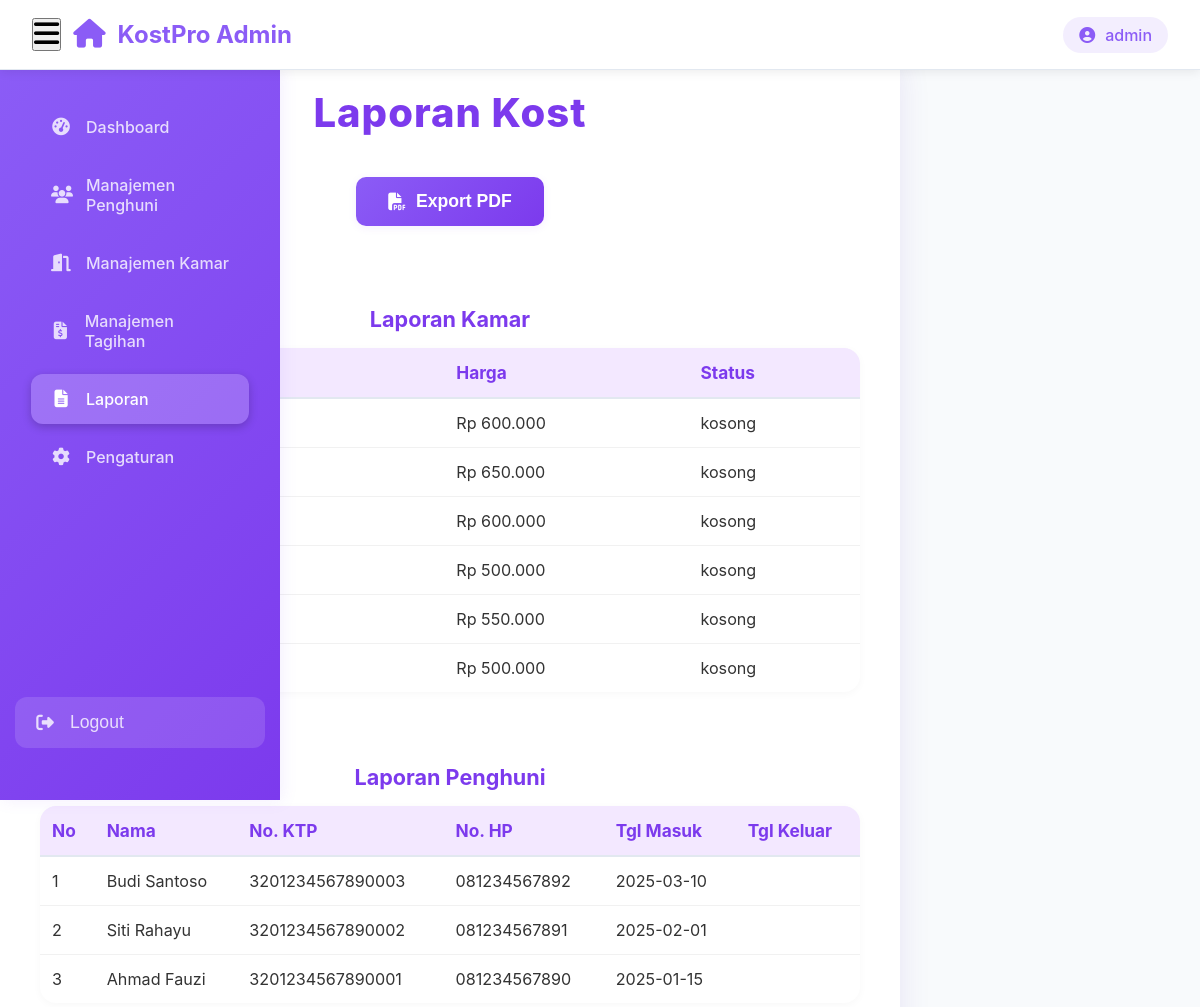
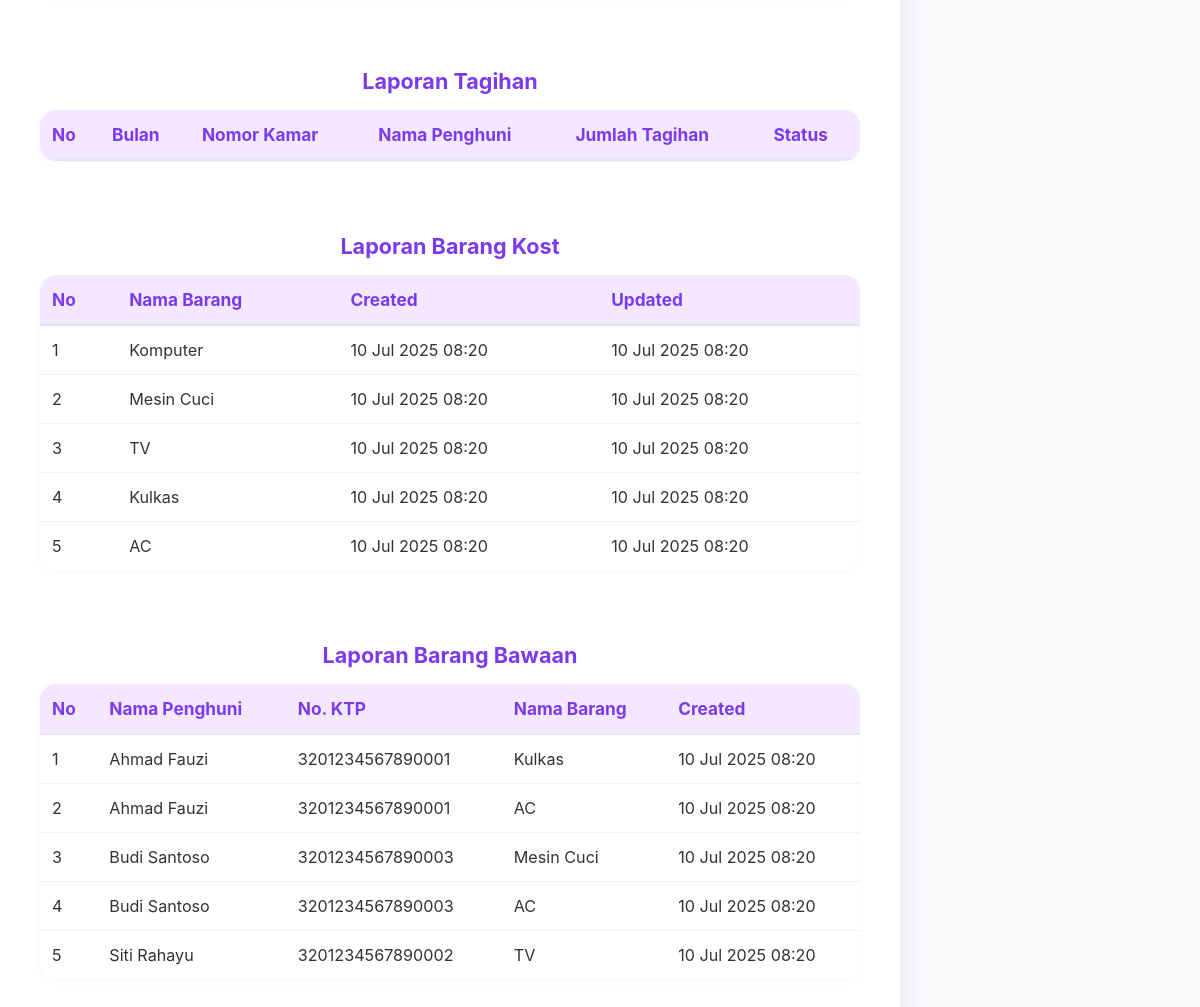
Screenshot of /laporan.php (signed in) with the database file from the repository (2 pictures, top to bottom).
### tables this page shows
CREATE TABLE tb_kamar (
    id INT AUTO_INCREMENT PRIMARY KEY,
    nomor VARCHAR(10) UNIQUE NOT NULL,
    harga DECIMAL(10,2) NOT NULL,
    status ENUM('kosong', 'terisi') DEFAULT 'kosong',
    created_at TIMESTAMP DEFAULT CURRENT_TIMESTAMP,
    updated_at TIMESTAMP DEFAULT CURRENT_TIMESTAMP ON UPDATE CURRENT_TIMESTAMP
);

CREATE TABLE tb_penghuni (
    id INT AUTO_INCREMENT PRIMARY KEY,
    nama VARCHAR(100) NOT NULL,
    no_ktp VARCHAR(20) UNIQUE NOT NULL,
    no_hp VARCHAR(15) NOT NULL,
    tgl_masuk DATE NOT NULL,
    tgl_keluar DATE NULL,
    created_at TIMESTAMP DEFAULT CURRENT_TIMESTAMP,
    updated_at TIMESTAMP DEFAULT CURRENT_TIMESTAMP ON UPDATE CURRENT_TIMESTAMP
);

CREATE TABLE tb_barang (
    id INT AUTO_INCREMENT PRIMARY KEY,
    nama VARCHAR(100) NOT NULL,
    harga DECIMAL(10,2) NOT NULL,
    created_at TIMESTAMP DEFAULT CURRENT_TIMESTAMP,
    updated_at TIMESTAMP DEFAULT CURRENT_TIMESTAMP ON UPDATE CURRENT_TIMESTAMP
);

CREATE TABLE tb_brng_bawaan (
    id INT AUTO_INCREMENT PRIMARY KEY,
    id_penghuni INT NOT NULL,
    id_barang INT NOT NULL,
    created_at TIMESTAMP DEFAULT CURRENT_TIMESTAMP,
    FOREIGN KEY (id_penghuni) REFERENCES tb_penghuni(id) ON DELETE CASCADE,
    FOREIGN KEY (id_barang) REFERENCES tb_barang(id) ON DELETE CASCADE
);

### laporan.php (the view, shortened to what this page needs)
<?php
$conn = getConnection();
$kamar = $conn->query('SELECT * FROM tb_kamar ORDER BY id DESC')->fetchAll(PDO::FETCH_ASSOC);
$penghuni = $conn->query('SELECT * FROM tb_penghuni ORDER BY id DESC')->fetchAll(PDO::FETCH_ASSOC);
$barang = $conn->query('SELECT * FROM tb_barang ORDER BY id DESC')->fetchAll(PDO::FETCH_ASSOC);
$barang_bawaan = $conn->query('SELECT bb.*, p.nama AS nama_penghuni, p.no_ktp, b.nama AS nama_barang, bb.created_at FROM tb_brng_bawaan bb JOIN tb_penghuni p ON bb.id_penghuni = p.id JOIN tb_barang b ON bb.id_barang = b.id ORDER BY p.nama, p.no_ktp, bb.id DESC')->fetchAll(PDO::FETCH_ASSOC);
?>
<!DOCTYPE html>
<html lang="id">
<head>
    <link href="https://cdnjs.cloudflare.com/ajax/libs/font-awesome/6.0.0/css/all.min.css" rel="stylesheet">
    <link rel="stylesheet" href="https://cdnjs.cloudflare.com/ajax/libs/font-awesome/6.4.0/css/all.min.css">
</head>
<body>
    <div class="navbar">
        <div class="navbar-brand">
            <button class="mobile-menu-toggle" onclick="toggleSidebar()">
                <i class="fas fa-bars"></i>
            </button>
            <i class="fas fa-home"></i>
            <span>KostPro Admin</span>
        </div>
        <div class="navbar-user">
            <div class="user-info">
                <i class="fas fa-user-circle"></i>
                <span><?php echo htmlspecialchars($_SESSION['username']); ?></span>
            </div>
        </div>
    </div>
    <div class="sidebar" id="sidebar">
        <ul class="sidebar-menu">
            <li><a href="dashboard.php"><i class="fas fa-tachometer-alt"></i> <span>Dashboard</span></a></li>
            <li><a href="manajemen_penghuni.php"><i class="fas fa-users"></i> <span>Manajemen Penghuni</span></a></li>
            <li><a href="manajemen_kamar.php"><i class="fas fa-door-open"></i> <span>Manajemen Kamar</span></a></li>
            <li><a href="manajemen_tagihan.php"><i class="fas fa-file-invoice-dollar"></i> <span>Manajemen Tagihan</span></a></li>
            <li><a href="laporan.php" class="active"><i class="fas fa-file-alt"></i> <span>Laporan</span></a></li>
            <li><a href="#"><i class="fas fa-cog"></i> <span>Pengaturan</span></a></li>
        </ul>
        <form action="logout.php" method="post" class="sidebar-logout-form">
            <button type="submit" class="logout-btn">
                <i class="fa-solid fa-right-from-bracket"></i> <span>Logout</span>
            </button>
        </form>
    </div>
    <div class="main-content">
    <h1>Laporan Kost</h1>
    <form method="post" action="laporan_pdf.php" target="_blank" style="text-align:right;">
        <button type="submit" class="export-btn"><i class="fas fa-file-pdf"></i> Export PDF</button>
    </form>
    <h2>Laporan Kamar</h2>
    <table><thead><tr><th>No</th><th>Nomor Kamar</th><th>Harga</th><th>Status</th></tr></thead><tbody>
    <?php $no=1; foreach($kamar as $k): ?>
        <tr><td><?= $no++ ?></td><td><?= htmlspecialchars($k['nomor']) ?></td><td>Rp <?= number_format($k['harga'],0,',','.') ?></td><td><?= htmlspecialchars($k['status']) ?></td></tr>
    <?php endforeach; ?>
    </tbody></table>
    <h2>Laporan Penghuni</h2>
    <table><thead><tr><th>No</th><th>Nama</th><th>No. KTP</th><th>No. HP</th><th>Tgl Masuk</th><th>Tgl Keluar</th></tr></thead><tbody>
    <?php $no=1; foreach($penghuni as $p): ?>
        <tr><td><?= $no++ ?></td><td><?= htmlspecialchars($p['nama']) ?></td><td><?= htmlspecialchars($p['no_ktp']) ?></td><td><?= htmlspecialchars($p['no_hp']) ?></td><td><?= $p['tgl_masuk'] ?></td><td><?= $p['tgl_keluar'] ?></td></tr>
    <?php endforeach; ?>
    </tbody></table>
    <h2>Laporan Tagihan</h2>
    <table><thead><tr><th>No</th><th>Bulan</th><th>Nomor Kamar</th><th>Nama Penghuni</th><th>Jumlah Tagihan</th><th>Status</th></tr></thead></table>
    <h2>Laporan Barang Kost</h2>
    <table><thead><tr><th>No</th><th>Nama Barang</th><th>Created</th><th>Updated</th></tr></thead><tbody>
    <?php $no=1; foreach($barang as $b): ?>
        <tr><td><?= $no++ ?></td><td><?= htmlspecialchars($b['nama']) ?></td><td><?= $b['created_at'] ? date('d M Y H:i', strtotime($b['created_at'])) : '-' ?></td><td><?= $b['updated_at'] ? date('d M Y H:i', strtotime($b['updated_at'])) : '-' ?></td></tr>
    <?php endforeach; ?>
    </tbody></table>
    <h2>Laporan Barang Bawaan</h2>
    <table><thead><tr><th>No</th><th>Nama Penghuni</th><th>No. KTP</th><th>Nama Barang</th><th>Created</th></tr></thead><tbody>
    <?php $no=1; foreach($barang_bawaan as $row): ?>
        <tr><td><?= $no++ ?></td><td><?= htmlspecialchars($row['nama_penghuni']) ?></td><td><?= htmlspecialchars($row['no_ktp']) ?></td><td><?= htmlspecialchars($row['nama_barang']) ?></td><td><?= $row['created_at'] ? date('d M Y H:i', strtotime($row['created_at'])) : '-' ?></td></tr>
    <?php endforeach; ?>
    </tbody></table>
</div>
</body>
</html>

### laporan.php (style rules this page uses)
* { margin: 0; padding: 0; box-sizing: border-box; }
body { font-family: 'Inter', 'Segoe UI', Tahoma, Geneva, Verdana, sans-serif; background: #f8fafc; min-height: 100vh; color: #333; }
.navbar { position: fixed; top: 0; left: 0; width: 100%; height: 70px; background: white; border-bottom: 1px solid #e2e8f0; display: flex; align-items: center; justify-content: space-between; padding: 0 2rem; z-index: 1000; box-shadow: 0 2px 10px rgba(0, 0, 0, 0.08); }
.navbar-brand { display: flex; align-items: center; gap: 12px; font-size: 1.5rem; font-weight: 700; color: #8b5cf6; }
.navbar-brand i { font-size: 1.8rem; }
.navbar-user { display: flex; align-items: center; gap: 15px; }
.user-info { display: flex; align-items: center; gap: 10px; padding: 8px 16px; background: rgba(139, 92, 246, 0.1); border-radius: 25px; font-weight: 500; color: #8b5cf6; }
.sidebar { position: fixed; top: 70px; left: 0; width: 280px; height: calc(100vh - 70px); background: linear-gradient(135deg, #8b5cf6 0%, #7c3aed 100%); padding: 2rem 0; overflow-y: auto; z-index: 999; box-shadow: 2px 0 15px rgba(139, 92, 246, 0.1); display: flex; flex-direction: column; }
.sidebar-menu { list-style: none; padding: 0 1rem; flex: 1 1 auto; }
.sidebar-menu li { margin-bottom: 0.5rem; }
.sidebar-menu a { display: flex; align-items: center; gap: 15px; padding: 15px 20px; color: rgba(255, 255, 255, 0.8); text-decoration: none; border-radius: 12px; margin: 0 15px; transition: all 0.3s ease; font-weight: 500; position: relative; }
.sidebar-menu a.active { background: rgba(255, 255, 255, 0.2); color: white; box-shadow: 0 3px 10px rgba(0, 0, 0, 0.2); }
.sidebar-menu i { width: 20px; text-align: center; font-size: 1.1rem; }
.sidebar-logout-form { margin: 0 15px 20px 15px; }
.logout-btn { width: 100%; display: flex; align-items: center; gap: 15px; padding: 15px 20px; color: rgba(255,255,255,0.8); background: rgba(255,255,255,0.13); border: none; border-radius: 12px; font-size: 1.1rem; font-weight: 500; cursor: pointer; transition: all 0.3s ease; box-shadow: none; text-align: left; }
.logout-btn i { width: 20px; text-align: center; font-size: 1.1rem; }
.main-content { max-width: 900px; margin: 48px auto 48px 310px; background: #fff; border-radius: 22px; box-shadow: 0 8px 32px rgba(80,36,180,0.10); padding: 2.5rem 2.5rem 2.5rem 2.5rem; min-height: calc(100vh - 110px); display: flex; flex-direction: column; align-items: center; }
h1 { color: #7c3aed; text-align: center; margin-bottom: 2.5rem; font-size: 2.5rem; font-weight: 800; letter-spacing: 1px; }
.export-btn { background: linear-gradient(135deg, #8b5cf6, #7c3aed); color: #fff; border: none; border-radius: 10px; padding: 14px 32px; font-size: 1.1rem; font-weight: 700; cursor: pointer; display: flex; align-items: center; gap: 10px; box-shadow: 0 2px 8px rgba(124, 51, 234, 0.08); transition: background 0.2s, box-shadow 0.2s; margin-bottom: 2.5rem; margin-left: auto; margin-right: auto; }
h2 { color: #7c3aed; margin-top: 2.5rem; margin-bottom: 1rem; font-size: 1.35rem; font-weight: 700; }
table { width: 100%; border-collapse: collapse; background: #fff; border-radius: 16px; overflow: hidden; box-shadow: 0 2px 8px rgba(0,0,0,0.03); margin-bottom: 2rem; }
th, td { padding: 14px 12px; text-align: left; }
th { background: #f3e8ff; color: #7c3aed; font-size: 1.08rem; font-weight: 700; border-bottom: 2px solid #e2e8f0; }
tr { border-bottom: 1px solid #f1f1f1; }
tr:last-child { border-bottom: none; }
td { font-size: 1.01rem; color: #333; }
@media (max-width: 1200px) { .main-content { margin-left: 0; } }

### rows the page displays
tb_kamar: harga "600.000", status "kosong"
tb_kamar: nomor "202", harga "650.000", status "kosong"
tb_kamar: harga "600.000", status "kosong"
tb_kamar: harga "500.000", status "kosong"
tb_kamar: harga "550.000", status "kosong"
tb_kamar: harga "500.000", status "kosong"
tb_penghuni: nama "Budi Santoso", no_ktp "3201234567890003", no_hp "081234567892", tgl_masuk "2025-03-10"
tb_penghuni: nama "Siti Rahayu", no_ktp "3201234567890002", no_hp "081234567891", tgl_masuk "2025-02-01"
tb_penghuni: nama "Ahmad Fauzi", no_ktp "3201234567890001", no_hp "081234567890", tgl_masuk "2025-01-15"
tb_barang: nama "Komputer", created_at "10 Jul 2025 08:20", updated_at "10 Jul 2025 08:20"
tb_barang: nama "Mesin Cuci", created_at "10 Jul 2025 08:20", updated_at "10 Jul 2025 08:20"
tb_barang: nama "TV", created_at "10 Jul 2025 08:20", updated_at "10 Jul 2025 08:20"
tb_barang: nama "Kulkas", created_at "10 Jul 2025 08:20", updated_at "10 Jul 2025 08:20"
tb_barang: nama "AC", created_at "10 Jul 2025 08:20", updated_at "10 Jul 2025 08:20"
tb_brng_bawaan: id_penghuni.nama "Ahmad Fauzi", id_penghuni.no_ktp "3201234567890001", id_barang.nama "Kulkas", created_at "10 Jul 2025 08:20"
tb_brng_bawaan: id_penghuni.nama "Ahmad Fauzi", id_penghuni.no_ktp "3201234567890001", id_barang.nama "AC", created_at "10 Jul 2025 08:20"
tb_brng_bawaan: id_penghuni.nama "Budi Santoso", id_penghuni.no_ktp "3201234567890003", id_barang.nama "Mesin Cuci", created_at "10 Jul 2025 08:20"
tb_brng_bawaan: id_penghuni.nama "Budi Santoso", id_penghuni.no_ktp "3201234567890003", id_barang.nama "AC", created_at "10 Jul 2025 08:20"
tb_brng_bawaan: id_penghuni.nama "Siti Rahayu", id_penghuni.no_ktp "3201234567890002", id_barang.nama "TV", created_at "10 Jul 2025 08:20"

### other values shown
$_SESSION['username'] "admin"
